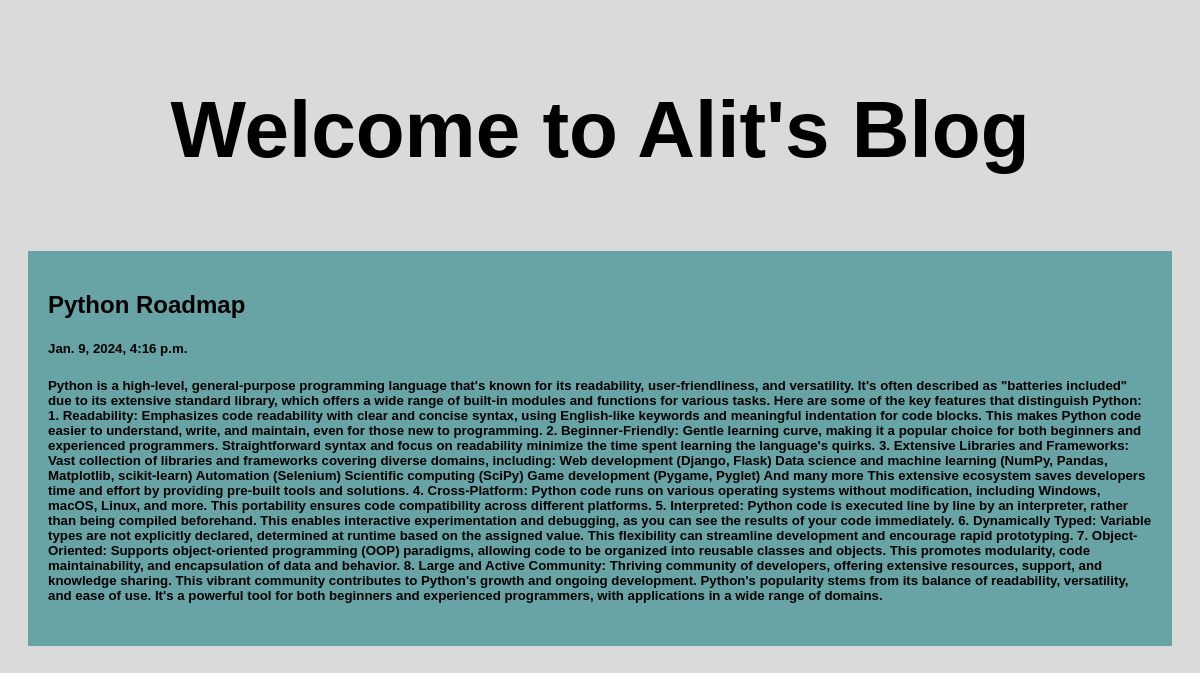
Screenshot of /post/2 with the database file from the repository.
### posts/models.py (models this page shows)
class Post(models.Model):
    title=models.CharField(max_length=100)
    body=models.CharField(max_length=50000)
    created_at=models.DateTimeField(default=datetime.now,blank=True)

### posts/views.py (the view)
# urls.py: path('post/<str:alit>',views.post,name='post')
def post(request,alit):
    posts=Post.objects.get(id=alit)
    return render(request,'post.html',{'posts':posts})

### templates/post.html (shortened to what this page needs)
<!DOCTYPE html>
<html>
<head>
</head>
<body>
<div class="header">
  <h1>Welcome to Alit's Blog </h2>
</div>
<div class="row">
  <div class="leftcolumn">
    <div class="card">
        <h2>{{posts.title}}</h2>
        <h5>{{posts.created_at}}<h5>
        <p>{{posts.body}}</p>
    </div>
  </div>
</div>
</body>
</html>

### templates/post.html (style rules this page uses)
* { box-sizing: border-box; }
body { font-family: Arial; padding: 20px; background:#D9DAD9; }
.header { padding: 2px; font-size: 40px; text-align: center; background: blueviolet(33, 139, 225, 0.128); }
.leftcolumn { float: left; width: 100%; }
.card { background-color: #68A4A5; padding: 20px; margin-top: 20px; }
.row:after { content: ""; display: table; clear: both; }

### rows the page displays
Post: title "Python Roadmap", created_at "Jan. 9, 2024, 4:16 p.m.", body "Python is a high-level, general-purpose programming language that's known for its readability, user-friendliness, and versatility. It's often described as \"batteries included\" due to its extensive standard library, which offers a wide range of built-in modules and functions for various tasks. Here are some of the key features that distinguish Python: 1. Readability: Emphasizes code readability with clear and concise syntax, using English-like keywords and meaningful indentation for code blocks. This makes Python code easier to understand, write, and maintain, even for those new to programming. 2. Beginner-Friendly: Gentle learning curve, making it a popular choice for both beginners and…"
